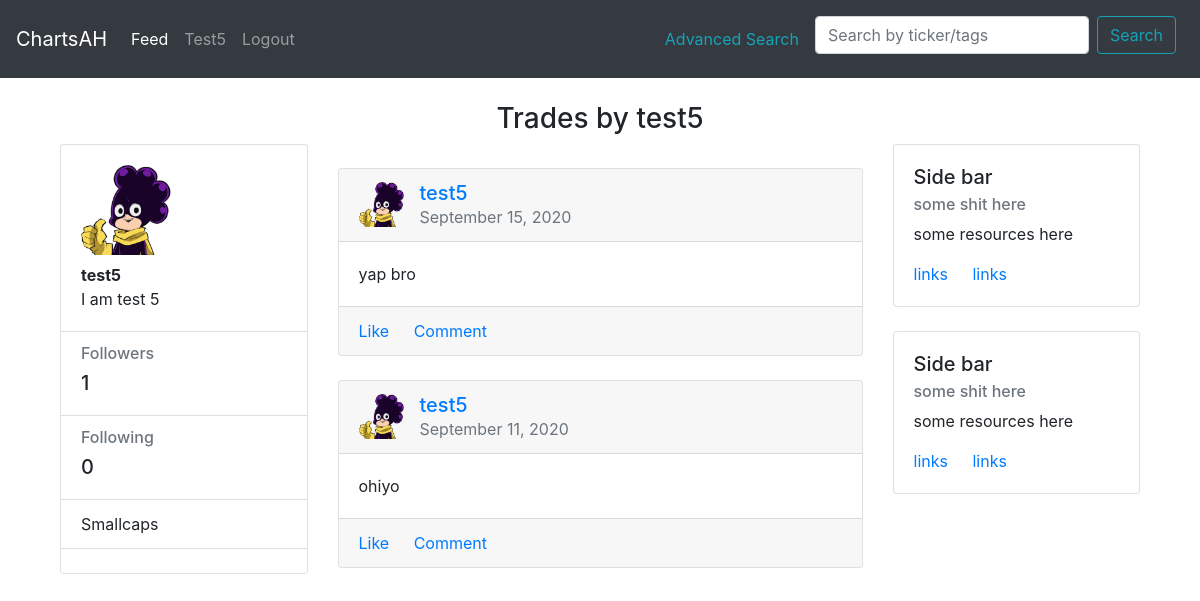
The app's page /user/test5 (signed in), older data.
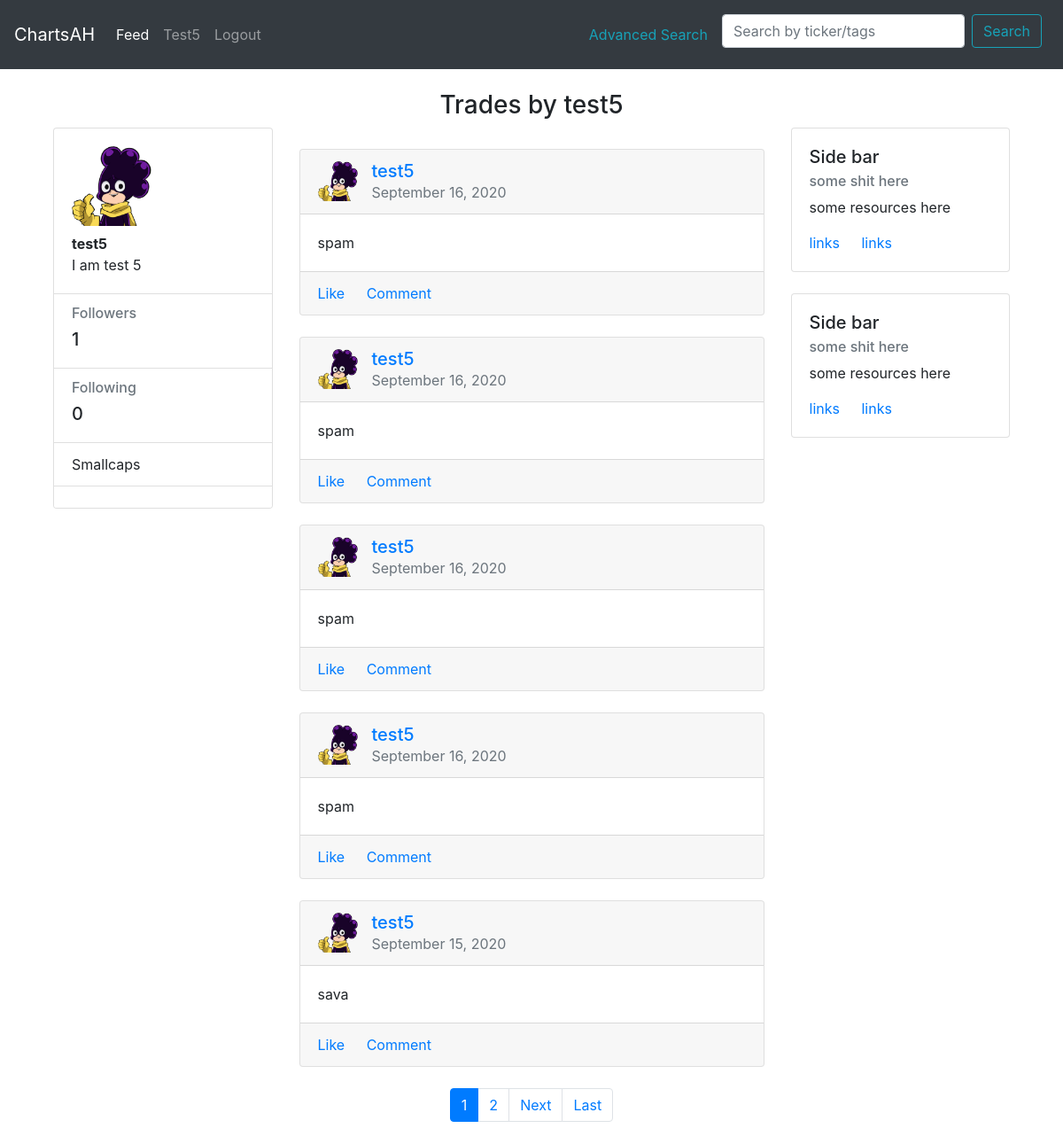
The same page, newer data.
### main/models.py (models this page shows, shortened)
class Profile(models.Model):
    user = models.OneToOneField(User, on_delete=models.CASCADE)
    image = models.ImageField(default='default.jpg', upload_to='profile_pics')
    bio = models.TextField(max_length=1000, blank=True)
    @property
    def followers(self):
        return Follow.objects.filter(to_follow=self.user).count() #count of followers by filtering user and to_follow count
    @property
    def following(self):
        return Follow.objects.filter(user=self.user).count() #count of followers by filtering user and its user(following) count

class Post(models.Model):
    user = models.ForeignKey(User, on_delete=models.CASCADE) #many to one relationship where many posts can be tied to one user
    content = models.TextField(blank=True, null=True)
    date_traded = models.DateTimeField(verbose_name= ('Date Traded'))
    image = models.ImageField(upload_to='trade_images', blank=True, null=True) #change blank = false later
    upvotes = models.ManyToManyField(User, blank=True, related_name='upvotes')
    total_upvotes = models.IntegerField(default='0')
    ticker = models.CharField(blank=False, null=True, max_length=5)
    tags = TaggableManager(blank=True, help_text=('Press Enter or comma to seperate tags.')) #erased help text
    date_posted = models.DateTimeField(default=timezone.now)

### main/views.py (the view, shortened to what this page needs)
# urls.py: path("user/<str:username>", user_posts.as_view(), name="user-posts"), #profile view
class user_posts(LoginRequiredMixin, ListView):
     model = Post
     template_name = 'main/user_posts.html'
     context_object_name = 'posts'
     paginate_by = 5 #sets pagination per page
     def get_queryset(self):
          user = get_object_or_404(User, username =self.kwargs.get('username'))
          return Post.objects.filter(user=user).order_by('-date_posted')
     def get_context_data(self, **kwargs):
          displayed_user = get_object_or_404(User, username =self.kwargs.get('username'))
          current_user = self.request.user
          if current_user is None:
               followable = False
          else:
               followable = (Follow.objects.filter(user=current_user, to_follow=displayed_user).count() == 0)
          context = super(user_posts, self).get_context_data(**kwargs)
          context['user_profile'] = Profile.objects.filter(user=displayed_user)
          context['followable'] = followable
          return context

### main/templates/main/user_posts.html (shortened to what this page needs)
{% extends 'main/header.html' %}
{% block content %}
<div class='row text-center'>
  <div class='col'>
      <h3>Trades by {{ view.kwargs.username }}</h3>
  </div>
</div>
<div class="container gedf-wrapper">
  <div class="row">
      <div class="col-md-3">
          <div class="card">
              <div class="card-body">
                {% for profile in user_profile %}
                  <div class="h5"><img class="thumbnail" width="90" height="90" src="{{ profile.image.url }}" alt=""></div>
                  <div class="h7"><strong>{{ profile.user }}</strong></div>
                  <div class="h7">{{ profile.bio }}</div>
              </div>
              <ul class="list-group list-group-flush">
                  <li class="list-group-item">
                      <div class="h6 text-muted">Followers</div>
                      <div class="h5">{{ profile.followers }}</div>
                  </li>
                  <li class="list-group-item">
                      <div class="h6 text-muted">Following</div>
                      <div class="h5">{{ profile.following }}</div>
                  </li>
                  <li class="list-group-item">Smallcaps</li>
                  <li class="list-group-item">
                    {% endfor %}
                    </li>
              </ul>
          </div>
      </div>
      <div class="col-md-6 gedf-main" >
          <br>
{% for post in posts %}
          <div class="card gedf-card">
              <div class="card-header">
                  <div class="d-flex justify-content-between align-items-center">
                      <div class="d-flex justify-content-between align-items-center">
                          <div class="mr-2">
                              <img class="thumbnail" width="45" height="45" src="{{ post.user.profile.image.url }}" alt="">
                          </div>
                          <div class="ml-2">
                              <div class="h5 m-0">
                                <a class="mr-2" href="{% url 'main:user-posts' post.user.username %}">{{ post.user }}</a>
                              </div>
                              <div class="h7 text-muted">{{ post.date_posted|date:"F d, Y" }}</div>
                          </div>
                      </div>
                  </div>
              </div>
              <div class="card-body">
                  <p class="card-text">
                    {{ post.content }}
                  </p>
              </div>
              <div class="card-footer">
                  <a href="#" class="card-link"> Like</a>
                  <a href="{% url 'main:post-detail' post.id %}" class="card-link"> Comment</a>
              </div>
          </div>
          <br>
          {% endfor %}
          {% if is_paginated %}
                <nav aria-label="Page navigation example">
                    <ul class="pagination justify-content-center">
                    {% for num in page_obj.paginator.page_range %}
                        {% if page_obj.number == num %}
                        <li class="page-item active"><a class="page-link" href="?page={{ num }}">{{ num }}</a></li>
                        {% elif num > page_obj.number|add:'-3' and num < page_obj.number|add:'3' %}
                        <li class="page-item"><a class="page-link" href="?page={{ num }}">{{ num }}</a></li>
                        {% endif %}
                    {% endfor %}
                    {% if page_obj.has_next %}
                        <li class="page-item"><a class="page-link" href="?page={{ page_obj.next_page_number }}">Next</a></li>
                        <li class="page-item"><a class="page-link" href="?page={{ page_obj.paginator.num_pages }}">Last</a></li>
                    {% endif %}
                    </ul>
                </nav>
          {% endif %}
      </div>
      <div class="col-md-3">
          <div class="card gedf-card">
              <div class="card-body">
                  <h5 class="card-title">Side bar</h5>
                  <h6 class="card-subtitle mb-2 text-muted">some shit here</h6>
                  <p class="card-text">some resources here</p>
                  <a href="#" class="card-link">links</a>
                  <a href="#" class="card-link">links</a>
              </div>
          </div>
          <br>
          <div class="card gedf-card">
                  <div class="card-body">
                      <h5 class="card-title">Side bar</h5>
                      <h6 class="card-subtitle mb-2 text-muted">some shit here</h6>
                      <p class="card-text">some resources here</p>
                      <a href="#" class="card-link">links</a>
                      <a href="#" class="card-link">links</a>
                  </div>
              </div>
      </div>
  </div>
</div>
{% endblock %}

### main/templates/main/header.html (shortened to what this page needs)
<head>
    <link rel="stylesheet" href="https://stackpath.bootstrapcdn.com/bootstrap/4.5.2/css/bootstrap.min.css">
</head>
<body>
    {% include "main/includes/navbar.html" %}
    <div class="container">
        <br>
        {% block content %}
        {% endblock %}
    </div>
</body>

### main/templates/main/includes/navbar.html (shortened to what this page needs)
<nav class="navbar navbar-expand-lg navbar-dark bg-dark">
  <a class="navbar-brand" href="/">ChartsAH</a>
  <div class="collapse navbar-collapse" id="navbarNavAltMarkup">
    <div class="navbar-nav">
      <a class="nav-link active" href="/feed">Feed <span class="sr-only">(current)</span></a>
      {% if user.is_authenticated %}
      <a class="nav-link" href="/profile">{{user.username|title}}</a>
      <a class="nav-link" href="/logout">Logout</a>
      {% else %}
      <a class="nav-link" href="/login">Login</a>
      <a class="nav-link" href="/register">Register</a>
      {% endif %}
    </div>
  </div>
  <span class="nav-item dropdown">
    <a class="nav-link" href="/search/filter/"  aria-haspopup="true" aria-expanded="false" style="color:rgb(23,162,184)">
      Advanced Search
    </a>
  </span>
  <form class="form-inline" method="GET" action="{% url 'main:search' %}">
    <input class="form-control mt-2 mr-sm-2" type="search" placeholder="Search by ticker/tags" aria-label="Search" name="q">
    <button class="btn btn-outline-info mt-2 mr-sm-2" type="submit" value="Search">Search</button>
  </form>
</nav>

Row changes from the older to the newer data that the page shows:
no longer on this page (row edited): Post: user.profile.image (picture), user "test5", date_posted "September 15, 2020", content "yap bro"
no longer on this page (row unchanged): Post: user.profile.image (picture), user "test5", date_posted "September 11, 2020", content "ohiyo"
added Post: user.profile.image (picture), user "test5", date_posted "September 16, 2020", content "spam"
added Post: user.profile.image (picture), user "test5", date_posted "September 16, 2020", content "spam"
added Post: user.profile.image (picture), user "test5", date_posted "September 16, 2020", content "spam"
added Post: user.profile.image (picture), user "test5", date_posted "September 16, 2020", content "spam"
added Post: user.profile.image (picture), user "test5", date_posted "September 15, 2020", content "sava"
Text that changed along with them:
new list line: "1"
new list line: "2"
text now shown: "Next Last"
